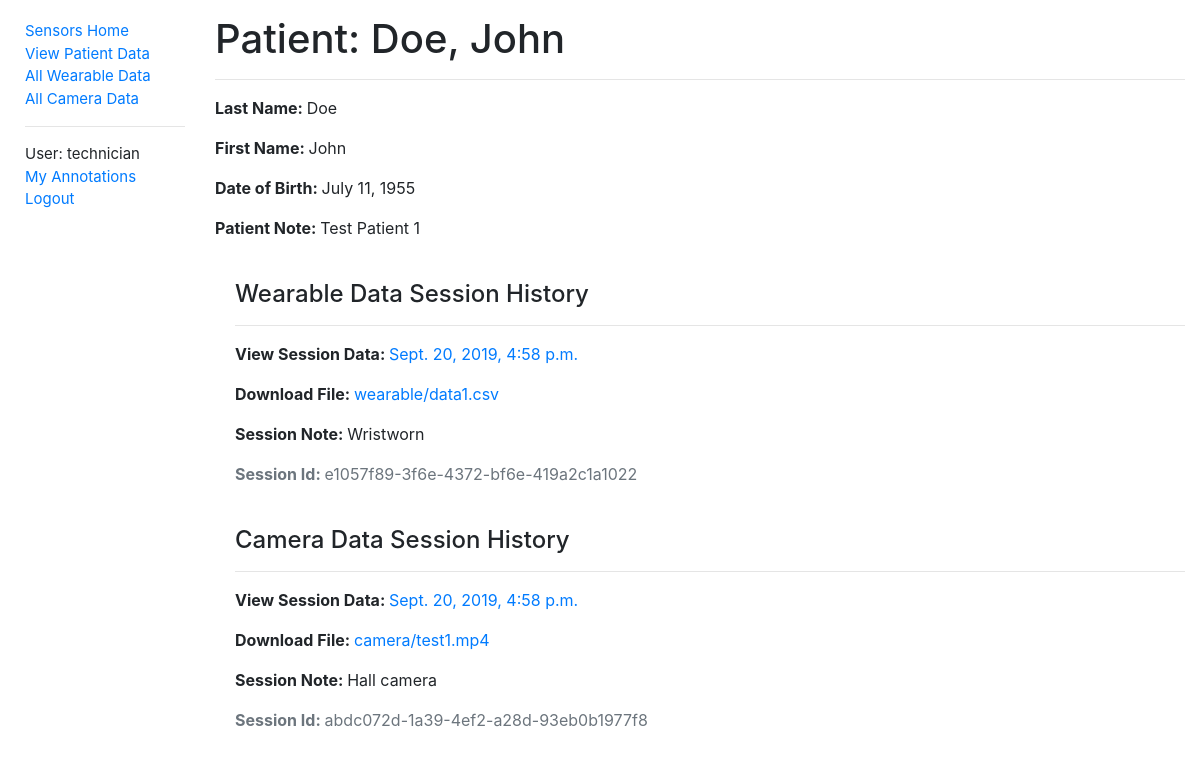
The page /sensors/patientdata/1 (signed in) on the database its author committed.
### sensors/models.py (models this page shows, shortened)
class PatientData(models.Model):
    id = models.AutoField(primary_key=True)
    first_name = models.CharField(max_length=50, help_text='Patient first name')
    last_name = models.CharField(max_length=50, help_text='Patient last name')
    date_of_birth = models.DateField(help_text='Patient date of birth')
    notes = models.CharField(max_length=500, help_text='Notes regarding patient')
    class Meta:
        ordering = ['last_name']
        permissions = (("can_alter_patientdata", "Can create or edit patient data entries."),)
    def __str__(self):
        return f'{self.last_name}, {self.first_name}'

class WearableData(models.Model):
    id = models.UUIDField(primary_key=True, default=uuid.uuid4, help_text='Unique ID for this wearable data')
    patient = models.ForeignKey('PatientData', on_delete=models.CASCADE, null=True, related_name='wearables')
    filename = models.FileField(upload_to='wearable/', help_text='Wearable data file')
    time = models.DateTimeField(help_text='Session date & time')
    note = models.CharField(max_length=500, help_text='Note regarding wearable data')
    class Meta:
        ordering = ['patient', '-time']
        permissions = (("can_alter_wearabledata", "Can create or edit wearable data entries."),)

class CameraData(models.Model):
    id = models.UUIDField(primary_key=True, default=uuid.uuid4, help_text='Unique ID for this wearable data')
    patient = models.ForeignKey('PatientData', on_delete=models.CASCADE, null=True, related_name='cameras')
    filename = models.FileField(upload_to='camera/', help_text='Camera video file')
    framerate = models.CharField(
        max_length=9,
        choices=FRAME_RATES,
        default='Film',
        help_text='Video framerate',
    )
    time = models.DateTimeField(help_text='Session date & time')
    note = models.CharField(max_length=500, help_text='Note regarding camera data')
    class Meta:
        ordering = ['patient', '-time']
        permissions = (("can_alter_cameradata", "Can create or edit camera data entries."),)

### sensors/views.py (the view)
# urls.py: re_path(r'^patientdata/(?P<pk>\d+)$', views.PatientDataDetailView.as_view(), name='patientdata-detail'),
class PatientDataDetailView(LoginRequiredMixin, generic.DetailView):
    model = PatientData

### sensors/context_processors.py (called while the page is built)
def extra_context(request):
    return {'media_url': settings.MEDIA_URL}

### sensors/templates/sensors/patientdata_detail.html (shortened to what this page needs)
{% extends "base.html" %}
{% block content %}
  <div class="titleText">
    <h1>Patient: {{ patientdata }}</h1>
  </div>
  <hr>
  <p><strong>Last Name: </strong>{{ patientdata.last_name }}</p>
  <p><strong>First Name: </strong>{{ patientdata.first_name }}</p>
  <p><strong>Date of Birth: </strong>{{ patientdata.date_of_birth }}</p>
  <p><strong>Patient Note: </strong>{{ patientdata.notes }}</p>
  <div style="margin-left:20px;margin-top:40px">
    <div class="titleText">
      <h4>Wearable Data Session History</h4>
    </div>
    {% for wearable in patientdata.wearables.all %}
      <hr>
      <p><strong>View Session Data: </strong><a href="{% url 'wearabledata-detail' wearable.id %}">{{ wearable.time }}</a></p>
      <p><strong>Download File: </strong><a href="{{ media_url }}{{ wearable.filename }}">{{ wearable.filename }}</a></p>
      <p><strong>Session Note: </strong>{{wearable.note}}</p>
      <p class='text-muted'><strong>Session Id: </strong>{{wearable.id}}</p>
    {% empty %}
      <hr>
      <p><em>No data.</em></p>
    {% endfor %}
  </div>
  <div style="margin-left:20px;margin-top:40px">
    <div class="titleText">
      <h4>Camera Data Session History</h4>
    </div>
    {% for camera in patientdata.cameras.all %}
      <hr>
      <p><strong>View Session Data: </strong><a href="{% url 'cameradata-detail' camera.id %}">{{ camera.time }}</a></p>
      <p><strong>Download File: </strong><a href="{{ media_url }}{{ camera.filename }}">{{ camera.filename }}</a></p>
      <p><strong>Session Note: </strong>{{camera.note}}</p>
      <p class='text-muted'><strong>Session Id: </strong>{{camera.id}}</p>
    {% empty %}
      <hr>
      <p><em>No data.</em></p>
    {% endfor %}
  </div>
{% endblock %}

### sensors/templates/base.html (shortened to what this page needs)
<!DOCTYPE html>
<html xmlns="http://www.w3.org/1999/xhtml" lang="en-GB" xml:lang="en-GB">
<head>
  <link rel="stylesheet"
        href="https://stackpath.bootstrapcdn.com/bootstrap/4.1.3/css/bootstrap.min.css"
>
  {% load static %}
  <link rel="stylesheet"
        href="{% static 'css/styles.css' %}">
</head>
<body>
<div class="container-fluid">
  <div class="row">
    <div class="col-sm-2" style='font-size:15px;'>
      {% block sidebar %}
        <ul class="sidebar-nav">
          <li><a href="{% url 'index' %}">Sensors Home</a></li>
          {% if user.is_authenticated %}
            <li><a href="{% url 'patientdata' %}">View Patient Data</a></li>
            <li><a href="{% url 'wearabledata' %}">All Wearable Data</a></li>
            <li><a href="{% url 'cameradata' %}">All Camera Data</a></li>
            <hr>
            <li>User: {{ user.get_username }}</li>
            <li><a href="{% url 'my-annotations' %}">My Annotations</a></li>
            <li><a href="{% url 'logout'%}?next={{request.path}}">Logout</a></li>
          {% else %}
            <li><a href="{% url 'login'%}?next={{request.path}}">Login</a></li>
          {% endif %}
        </ul>
      {% endblock %}
    </div>
    <div class="col-sm-10" style=margin-top:15px;padding:10">
      {% block content %}{% endblock %}
    </div>
  </div>
</div>
</body>
</html>

### sensors/static/css/styles.css (style rules this page uses)
.sidebar-nav { margin-top: 20px; margin-left: 10px; padding: 0; list-style: none; }
.titleText { position: relative; }

### rows shown on the page
PatientData: last_name+first_name "Doe, John", last_name "Doe", first_name "John", date_of_birth "July 11, 1955", notes "Test Patient 1"
WearableData: time "Sept. 20, 2019, 4:58 p.m.", filename "wearable/data1.csv", note "Wristworn", id "e1057f89-3f6e-4372-bf6e-419a2c1a1022"
CameraData: time "Sept. 20, 2019, 4:58 p.m.", filename "camera/test1.mp4", note "Hall camera", id "abdc072d-1a39-4ef2-a28d-93eb0b1977f8"

### other values the page prints
{{ user.get_username }} "technician"
